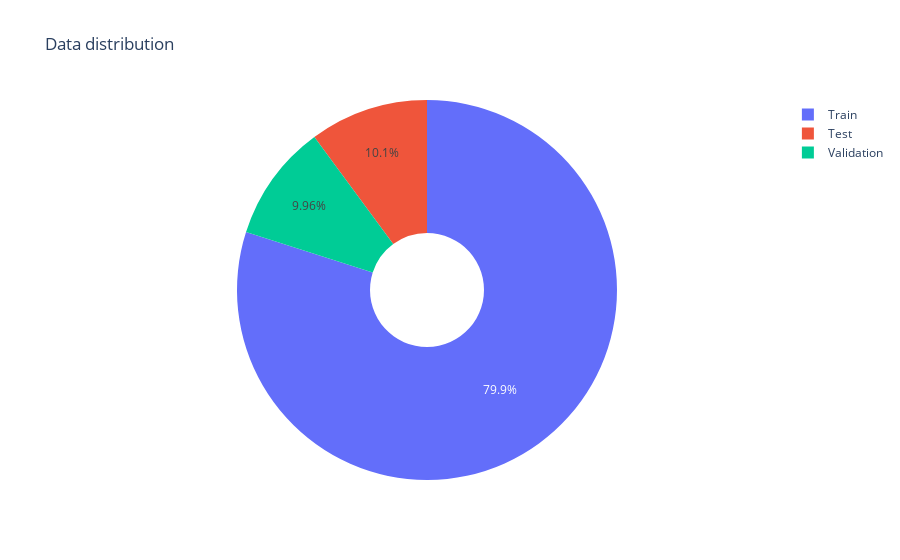

Notebook cell for this chart:
### Code cell
#chart for the data distribution of train, val and test sets
random_x = [len(train_images), len(val_images), len(test_images)]
names = ['Train', 'Validation', 'Test']
fig = go.Figure(data=[go.Pie(labels=names, values=random_x, hole=.3)])
fig.update_layout(title_text='Data distribution', xaxis_title="Class ID", yaxis_title="Number of images")
fig.show()

### Figure 1 — Plotly figure (JSON) as saved in the notebook; plotly's stock layout.template omitted (floating-point values rounded to 4 significant figures)
{"data": [{"hole": 0.3, "labels": ["Train", "Validation", "Test"], "type": "pie", "values": [1717, 214, 217]}], "layout": {"title": {"text": "Data distribution"}, "xaxis": {"title": {"text": "Class ID"}}, "yaxis": {"title": {"text": "Number of images"}}}}
